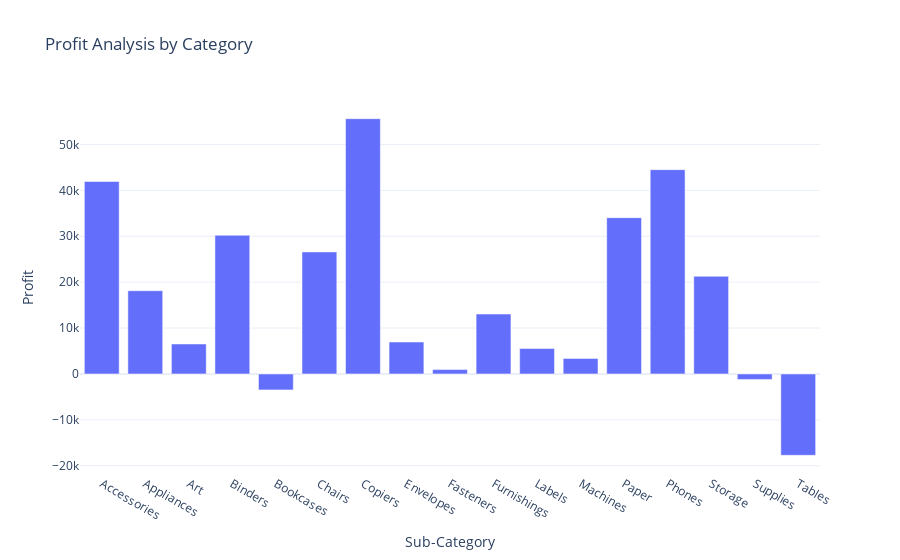

Here is the notebook cell this chart was saved with:
### Code cell
fig = px.bar(profit_by_sub_category,
             x='Sub-Category',
             y='Profit',
             title='Profit Analysis by Category',
           
             )
fig.show()

### Figure 1 — Plotly figure (JSON) as saved in the notebook; plotly's stock layout.template omitted (floating-point values rounded to 4 significant figures)
{"data": [{"hovertemplate": "Sub-Category=%{x}<br>Profit=%{y}<extra></extra>", "legendgroup": "", "marker": {"color": "#636efa", "pattern": {"shape": ""}}, "name": "", "orientation": "v", "showlegend": false, "textposition": "auto", "type": "bar", "x": ["Accessories", "Appliances", "Art", "Binders", "Bookcases", "Chairs", "Copiers", "Envelopes", "Fasteners", "Furnishings", "Labels", "Machines", "Paper", "Phones", "Storage", "Supplies", "Tables"], "xaxis": "x", "y": [41940.0, 18140.0, 6528.0, 30220.0, -3473.0, 26590.0, 55620.0, 6964.0, 949.5, 13060.0, 5546.0, 3385.0, 34050.0, 44520.0, 21280.0, -1189.0, -17730.0], "yaxis": "y"}], "layout": {"barmode": "relative", "legend": {"tracegroupgap": 0}, "title": {"text": "Profit Analysis by Category"}, "xaxis": {"anchor": "y", "domain": [0, 1], "title": {"text": "Sub-Category"}}, "yaxis": {"anchor": "x", "domain": [0, 1], "title": {"text": "Profit"}}}}
